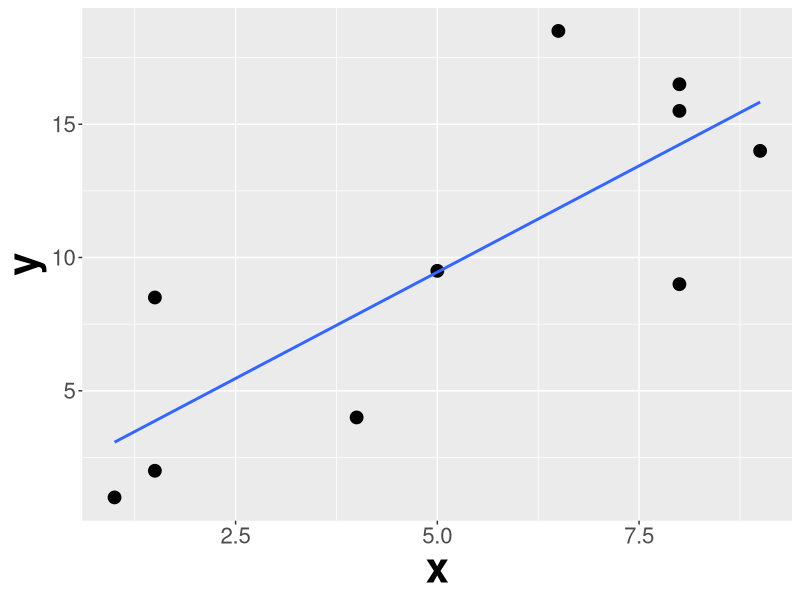

This chart was generated by the following R code:
library(ggplot2)
## regression plot simple
data <- data.frame("Groesse" = c(9, 4, 8, 5, 1, 1.5, 8, 8, 6.5,
                                 1.5),
                   "Gewicht" = c(14, 4, 15.5, 9.5, 1, 2, 16.5, 9, 18.5, 8.5))


reg_plot <- ggplot(data = data, mapping = aes(x = Groesse, y = Gewicht),show.legend = TRUE) + 
  geom_point(size = 4) +
  geom_smooth(method = "lm", se = FALSE) + labs(color = "") +
  xlab("x") + ylab("y") + theme(axis.text=element_text(size=16),axis.title=element_text(size=30,face="bold"))

ggsave(filename = "figure/nutshell-ml-basics-supervised-regression-task.png", 
       plot = reg_plot , width = 16, height = 11, units = "in")
